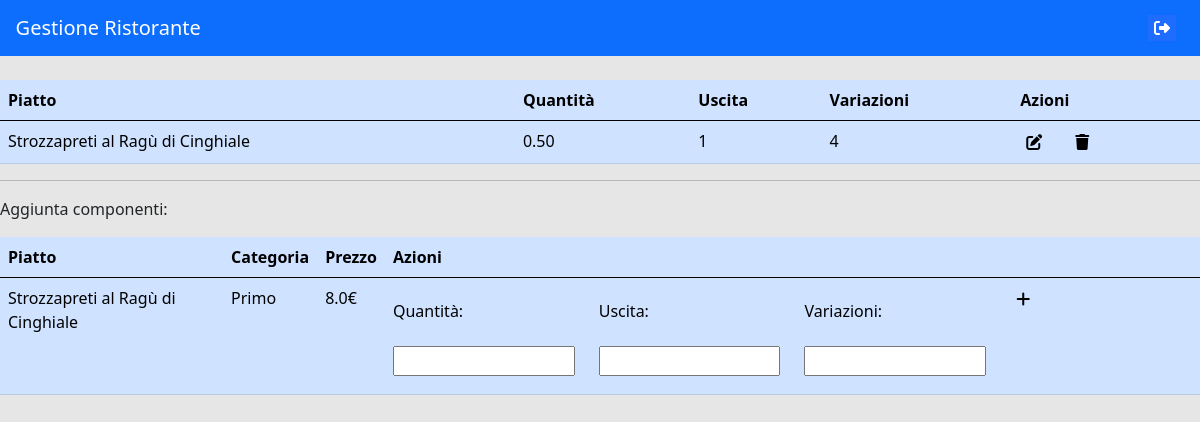
Screenshot of /sala/gestioneOrdine/2 (signed in) with the database file from the repository.
### gestioneSala/models.py (models this page shows)
class ComponenteOrdine(models.Model):
    idOrdine = models.ForeignKey(Ordine, on_delete=CASCADE)
    idPiatto = models.ForeignKey(Piatto, on_delete=CASCADE)
    quantita = models.DecimalField(max_digits = 5, decimal_places = 2, validators=[MinValueValidator(0)])
    uscita = models.IntegerField(validators=[MinValueValidator(0)])
    variazioni = models.CharField(max_length=100)
    class Meta:
        verbose_name = 'ComponenteOrdine'
        verbose_name_plural = 'ComponentiOrdini'

### gestioneMenu/models.py (models this page shows)
class Piatto(models.Model):
    nome = models.CharField(max_length=200)
    idCategoria = ForeignKey(Categoria, on_delete=CASCADE)
    tempoPreparazione = models.DecimalField(max_digits=15,decimal_places=2,validators=[MinValueValidator(0)])
    tempoCottura = models.DecimalField(max_digits=15,decimal_places=2,validators=[MinValueValidator(0)])
    def __str__(self):
        return self.nome
    class Meta:
        verbose_name = 'Piatto'
        verbose_name_plural = 'Piatti'

class Menu(models.Model):
    idPiatto = models.ForeignKey(Piatto, on_delete=models.CASCADE)
    descrizione = models.CharField(max_length=200)
    prezzo = models.FloatField(validators=[MinValueValidator(0)])
    class Meta:
        verbose_name = 'Menu'
        verbose_name_plural = 'Menu'

class Categoria(models.Model):
    nome = models.CharField(max_length=30)
    def __str__(self):
        return self.nome
    class Meta:
        verbose_name = 'Categoria'
        verbose_name_plural = 'categorie'

### gestioneSala/views.py (the view)
# urls.py: path('gestioneOrdine/<int:idTavolo>', views.gestioneOrdine, name = 'gestioneOrdine'),
@login_required
def gestioneOrdine(request, idTavolo):
    if request.method == 'GET':
        piattiMenu = Menu.objects.all().order_by('idPiatto')
        try:
            ordine = Ordine.objects.get(idTavolo = idTavolo)
        except Ordine.DoesNotExist:
            ordine = None
        if ordine is not None:
            componenti = ComponenteOrdine.objects.filter(idOrdine = ordine.id)
        else:
            componenti = []
        try:
            ordineTemporaneo = OrdineTemporaneo.objects.get(idTavolo = idTavolo)
        except OrdineTemporaneo.DoesNotExist:
            ordineTemporaneo = OrdineTemporaneo()
        if ordineTemporaneo:
            componentiTemporanei = ComponenteTemporaneo.objects.filter(idOrdine = ordineTemporaneo).order_by('uscita')
        else:
            componentiTemporanei = []
        return render(request, "ordini/gestioneOrdine.html", {'ordine':ordine, 'componenti':componenti, 'componentitemporanei':componentiTemporanei,'piatti':piattiMenu, 'tavolo':idTavolo, 'idOrdineTemporaneo':ordineTemporaneo.id})
    else:
        return Error

### gestioneSala/templates/ordini/gestioneOrdine.html (shortened to what this page needs)
{% extends 'navbar.html' %}
{% load static %}
{% block contentHead %}
<link rel="stylesheet" href="{% static 'css/tabella.css' %}">
{% endblock %}
{% block content %}
{% if componenti %}
<table class="table table-primary">
    <thead>
      <tr>
        <th scope="col">Piatto</th>
        <th scope="col">Quantità</th>
        <th scope="col">Uscita</th>
        <th scope="col">Variazioni</th>
        <th scope="col">Azioni</th>
      </tr>
    </thead>
    <tbody>
        {% for componente in componenti %}
        <tr>
            <td>
              {{ componente.idPiatto}}
            </td>
            <td>
              {{ componente.quantita }}
            </td>
            <td>
              {{ componente.uscita }}
            </td>
            <td>
              {{componente.variazioni}}
            </td>
            <td>
              <div class="row">
                <div class="col-sm-6 col-md-3">
                    <form hx-post="{% url 'modificaComponenteOrdine' %}" hx-target="#divModificaComponente">
                      <button type="submit" class="buttonSubmit"><i class="fas fa-edit"></i></button>
                    </form>
                  </div>
                <div class="col-sm-6 col-md-3">
                  <form hx-post="{% url 'eliminaComponenteOrdine' %}" hx-target="#divModificaComponente">
                    <button type="submit" onclick="return confirm('Vuoi davvero eliminare questa parte di ordine?')" class="buttonSubmit"><i class="fas fa-trash"></i></button>
                  </form>
                </div>
              </div>
            </td>
        </tr>
        {% endfor %}
    </tbody>
  </table>
{% else %}
nessun Ordine confermato.
<br>
{% endif %}
<hr>
<p class="titolo">Aggiunta componenti:</p>
<table class="table table-primary">
    <thead>
      <tr>
        <th scope="col">Piatto</th>
        <th scope="col">Categoria</th>
        <th scope="col">Prezzo</th>
        <th scope="col">Azioni</th>
      </tr>
    </thead>
    <tbody>
        {% for piatto in piatti %}
        <tr>
            <td>
                {{ piatto.idPiatto }}
            </td>
            <td>
                {{ piatto.idPiatto.idCategoria }}
            </td>
            <td>
                {{ piatto.prezzo}}€
            </td>
            <td>
                <form hx-post="{% url 'aggiungiComponenteTemporaneo' %}" hx-target="#divComponenteTemporaneo">
                    <div class="row">
                        <div class="col-sm-12 col-md-3">
                            <label>Quantità: </label>
                            <input type="number" min="0" step="0.5" name="quantita" required>
                        </div>
                        <div class="col-sm-12 col-md-3">
                            <label>Uscita: </label>
                        <input type="number" min="1" step="1" name="uscita" required>
                        </div>
                        <div class="col-sm-12 col-md-3">
                            <label>Variazioni: </label>
                        <input type="text" name="variazioni">
                        </div>
                        <div class="col-sm-12 col-md-3">
                            <button type="submit"  class="buttonSubmit"><i class="fas fa-plus"></i></button>
                        </div>
                    </div>
                </form>
            </td>
        </tr>
        {% endfor %}
    </tbody>
  </table>
{% endblock %}

### static/css/common.css (style rules this page uses)
body { background-color: #e6e6e6; }

### static/css/tabella.css (style rules this page uses)
label, input, textarea { color: #000000; float: left; margin: 10px 0; }
label { display: block; line-height: 30px; }
input { padding-left: 2px; }
@media only screen and (min-width: 600px) { input { width: 100%; } }
.buttonSubmit { border:none; background-color: #cfe2ff; }

### rows the page displays
ComponenteOrdine: idPiatto "Strozzapreti al Ragù di Cinghiale", quantita "0.50", uscita "1", variazioni "4"
Menu: idPiatto "Strozzapreti al Ragù di Cinghiale", idPiatto.idCategoria "Primo", prezzo "8.0"
